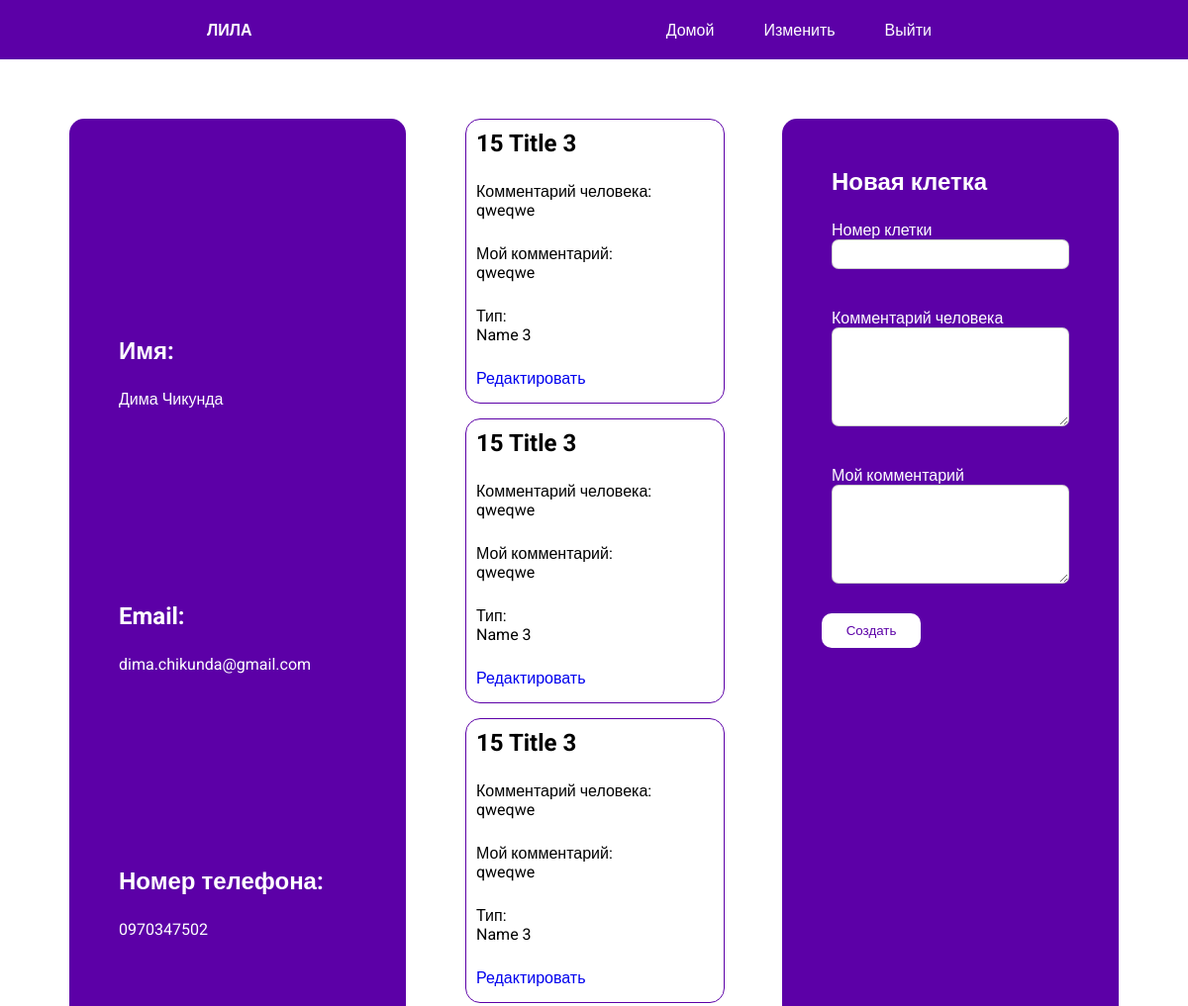
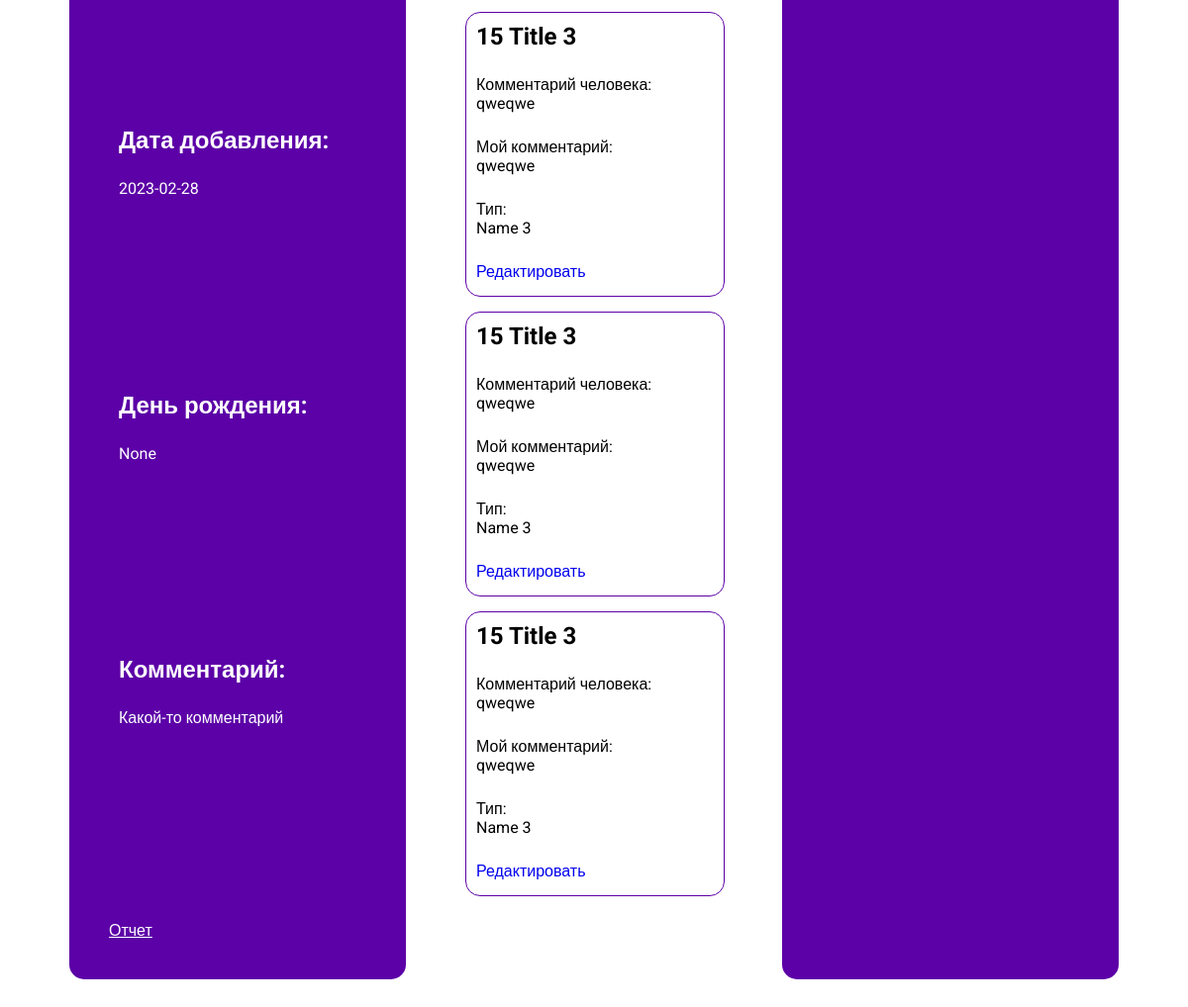
The page /user/26 (signed in) on the database its author committed (2 pictures, top to bottom).
### project/models.py (models this page shows, shortened)
class User(db.Model):
    id = db.Column(db.Integer, primary_key=True)
    name = db.Column(db.String(64))
    email = db.Column(db.String(64), unique=True)
    phone = db.Column(db.String(64), unique=True)
    date = db.Column(db.Date)
    birthday = db.Column(db.Date)
    additional_comment = db.Column(db.String(64))
    game = db.relationship('Game', backref='Game.user_id', cascade="all, delete")

class Game(db.Model):
    id = db.Column(db.Integer, primary_key=True)
    user_comment = db.Column(db.String(250))
    personal_comment = db.Column(db.String(250))
    cell_id = db.Column(db.Integer, db.ForeignKey('cell.id'))
    cell = db.relationship("Cell", backref="cells")
    user_id = db.Column(db.Integer, db.ForeignKey('user.id'))
    user = db.relationship("User", backref="users")

class Cell(db.Model):
    id = db.Column(db.Integer, primary_key=True)
    title = db.Column(db.String(250))
    description = db.Column(db.String(250))
    cell = db.relationship('Game', backref='Game.cell_id', primaryjoin='Cell.id==Game.cell_id', lazy='dynamic')
    type_id = db.Column(db.Integer, db.ForeignKey('type.id'))
    type = db.relationship("Type", backref="cells")

class Type(db.Model):
    id = db.Column(db.Integer, primary_key=True)
    name = db.Column(db.String(250))
    description = db.Column(db.String(250))
    cell = db.relationship('Cell', backref='Cell.type_id', primaryjoin='Type.id==Cell.type_id', lazy='dynamic')

### project/routes.py (the view)
@app.route('/user/<id>', methods=['GET', 'POST'])
@login_required
def user(id):
    user = User.query.filter_by(id=id).first()
    add_game_form = AddGameForm()
    change_game_form = ChangeGameForm()
    if add_game_form.is_submitted():
        game = Game(cell_id=add_game_form.cell_id.data, personal_comment=add_game_form.my_comment.data, user_comment=add_game_form.user_comment.data)
        game.user_id = user.id
        db.session.add(game)
        db.session.commit()
        return redirect(url_for('user', id=id))
    games = Game.query.filter_by(user_id=user.id).all()
    return render_template('user.html', user=user, add_game_form=add_game_form, games=games,
                           change_game_form=change_game_form)

### project/forms.py
class AddGameForm(FlaskForm):
    cell_id = StringField('Номер клетки', validators=[DataRequired()])
    user_comment = TextAreaField('Комментарий человека')
    my_comment = TextAreaField('Мой комментарий')
    submit = SubmitField('Создать')

class ChangeGameForm(FlaskForm):
    cell_id = StringField(validators=[DataRequired()])
    user_comment = StringField()
    my_comment = StringField()
    submit = SubmitField('Сохранить')

### project/models.py (called while the page is built)
@login.user_loader
def load_user(id):
    return Admin.query.get(int(id))

### project/templates/user.html
<link rel="stylesheet" href="/static/css/user.css">
{% extends 'base.html' %}
{% block content %}
<div class="current_user_block">
    <aside class="user">
        <div class="user_info">
            <div class="part">
                <div>
                    <h1>Имя:</h1>
                    <p>{{ user.name }}</p>
                </div>
            </div>
            <div class="part">
                <h1>Email:</h1>
                <p>{{ user.email }}</p>
            </div>
            <div class="part">
                <h1>Номер телефона:</h1>
                <p>{{ user.phone }}</p>
            </div>
            <div class="part">
                <h1>Дата добавления:</h1>
                <p>{{ user.date }}</p>
            </div>
            <div class="part">
                <h1>День рождения:</h1>
                <p>{{ user.birthday }}</p>
            </div>
            <div class="part">
                <h1>Комментарий:</h1>
                <p>{{ user.additional_comment }}</p>
            </div>
        </div>
        <a href="" class="link">Отчет</a>
    </aside>
    <aside class="users_cells">
            {%for game in games%}
            {% include '_game.html' %}
            {% endfor %}
    </aside>
    <aside class="add_game">
        <form action="", method="POST">
            <h1>Новая клетка</h1>
            <p>
                {{add_game_form.cell_id.label}}
                {{add_game_form.cell_id(class='field')}}
            </p>
            <p>
                {{add_game_form.user_comment.label}}
                {{add_game_form.user_comment(class='text_field')}}
            </p>
            <p>
                {{add_game_form.my_comment.label}}
                {{add_game_form.my_comment(class='text_field')}}
            </p>
            {{add_game_form.submit(class='button')}}
        </form>
    </aside>
</div>
{% endblock %}

### project/templates/_game.html (shortened to what this page needs)
<link rel="stylesheet" href="/static/css/_game.css">
<div class="game" id="">
    <div class="info" id = 'show'>
            <h1>{{game.cell.id}} {{game.cell.title}}</h1>
        <p>
            <span>Комментарий человека:</span>
            <span>{{game.user_comment}}</span>
        </p>
        <p>
            <span>Мой комментарий:</span>
            <span>{{game.personal_comment}}</span>
        </p>
        <p>
            <span>Тип:</span>
            <span>
                {% if game.cell%}
                {{game.cell.type.name}}
                {% endif %}
            </span>
        </p>
    </div>
    <p>
        <a href="{{url_for('edit_game', id=game.id)}}" class="">Редактировать</a>
    </p>
</div>

### project/static/css/user.css (style rules this page uses)
.current_user_block { display: flex; justify-content: space-around; width: 90%; margin: 0px auto; margin-top: 50px; }
aside { width: 33%; height: 70vh; border-radius: 15px; padding: 40px; margin: 10px; }
.add_game { background-color: rgb(92, 0, 167); color: white; }
.user { display: flex; flex-direction: column; justify-content: space-between; background-color: rgb(92, 0, 167); color: white; }
.user_info { overflow-y: scroll; height: 100%; display: flex; flex-direction: column; justify-content: space-evenly; }
.users_cells { overflow-y: scroll; overflow-x: hidden; word-break: break-all; padding-top: 0px; }
.button { display: block; height: 35px; width: 100px; margin-right: 25px; background-color: rgb(255, 255, 255); border: 1px solid rgba(128, 128, 128, 0); border-radius: 10px; color: rgb(92, 0, 167); }
.field { height: 30px; width: 100%; border: 1px solid rgba(128, 128, 128, 0.382); border-radius: 7px; padding-left: 10px; margin-bottom: 15px; }
.text_field { min-height: 100px; max-height: 200px; width: 100%; max-width: 100%; border: 1px solid rgba(128, 128, 128, 0.382); border-radius: 7px; padding-left: 10px; margin-bottom: 15px; }
.link { cursor: pointer; display: block; margin-top: 10px; color: white; text-decoration: underline; }

### project/static/css/base.css (style rules this page uses)
* { padding: 0px; margin: 0px; font-family: 'Roboto', sans-serif; text-decoration: none; }

### project/static/css/_game.css (style rules this page uses)
.game { width: 100%; border: 1px solid rgb(92, 0, 167); border-radius: 15px; margin-bottom: 15px; }
p, h1 { display: flex; flex-direction: column; margin-bottom: 5px; padding: 10px; }
#show { display: block; }

### rows shown on the page
User: name "Дима Чикунда", email "dima.chikunda@gmail.com", phone "0970347502", date "2023-02-28", birthday "None", additional_comment "Какой-то комментарий"
Game: cell.id "15", cell "Title 3", user_comment "qweqwe", personal_comment "qweqwe", cell.type.name "Name 3"
Game: cell.id "15", cell "Title 3", user_comment "qweqwe", personal_comment "qweqwe", cell.type.name "Name 3"
Game: cell.id "15", cell "Title 3", user_comment "qweqwe", personal_comment "qweqwe", cell.type.name "Name 3"
Game: cell.id "15", cell "Title 3", user_comment "qweqwe", personal_comment "qweqwe", cell.type.name "Name 3"
Game: cell.id "15", cell "Title 3", user_comment "qweqwe", personal_comment "qweqwe", cell.type.name "Name 3"
Game: cell.id "15", cell "Title 3", user_comment "qweqwe", personal_comment "qweqwe", cell.type.name "Name 3"

### other values the page prints
{{ add_game_form.cell_id.label }} "Номер клетки"
{{ add_game_form.user_comment.label }} "Комментарий человека"
{{ add_game_form.my_comment.label }} "Мой комментарий"
